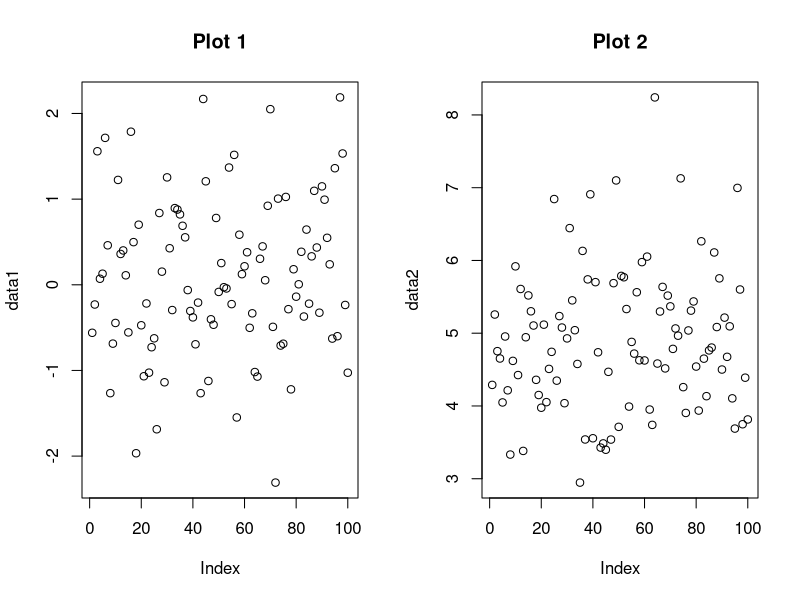
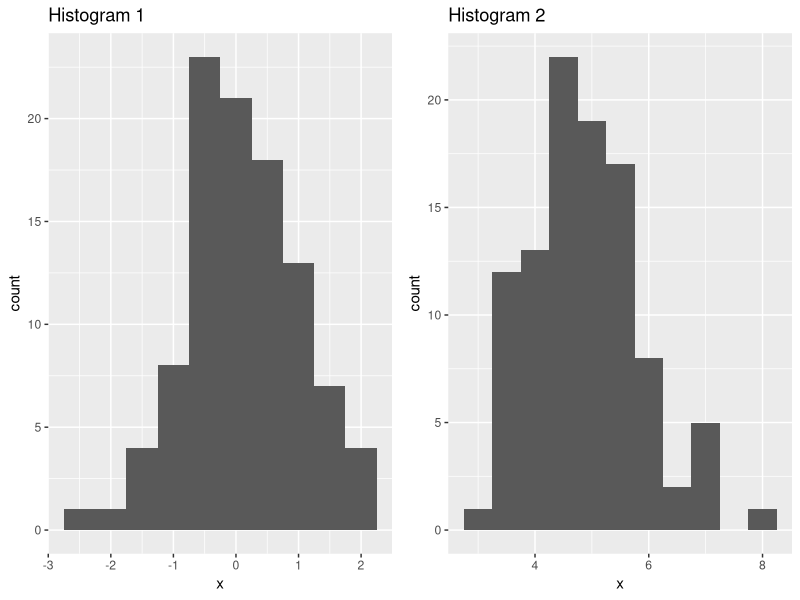
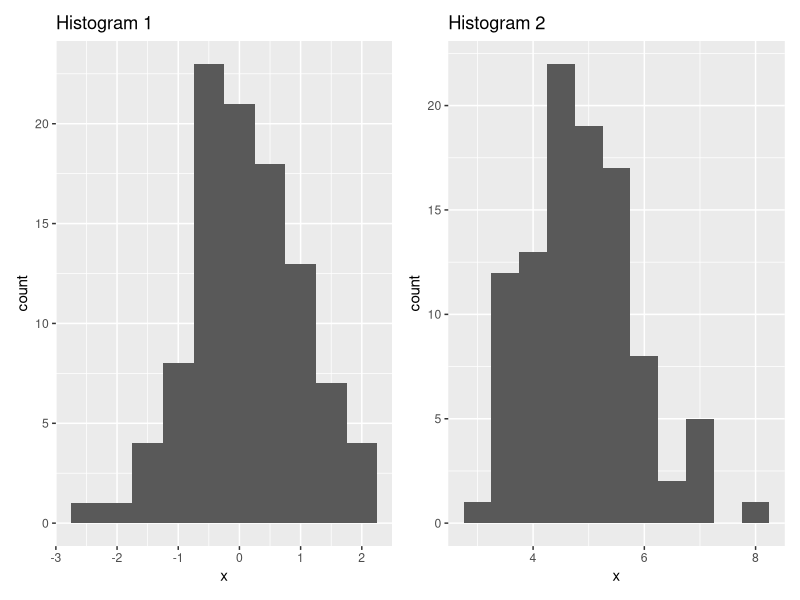
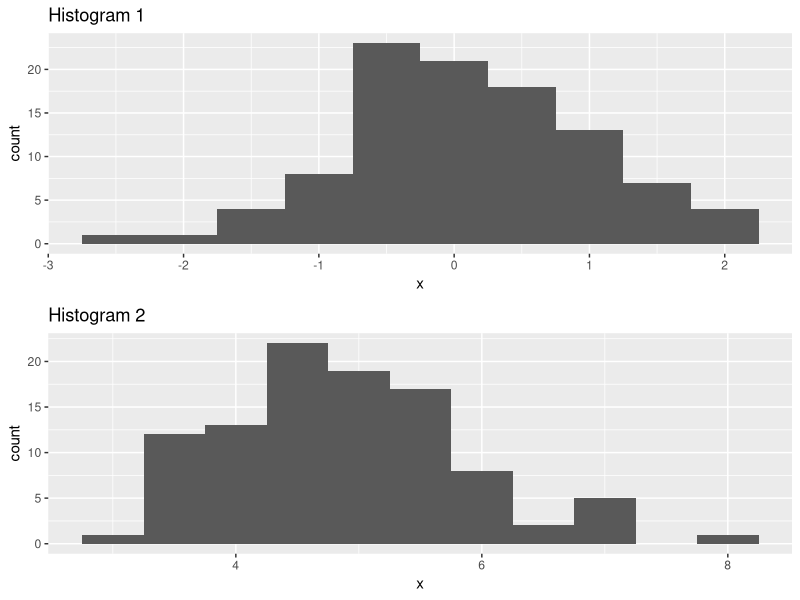
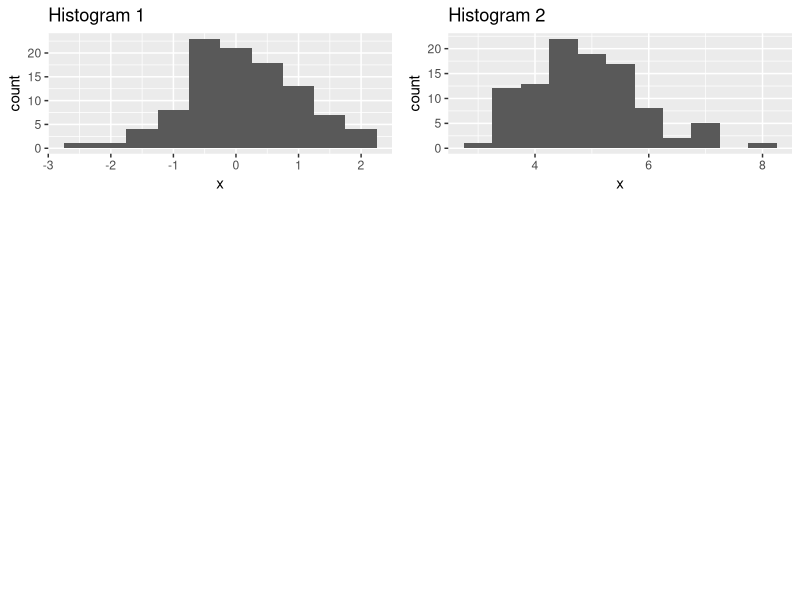
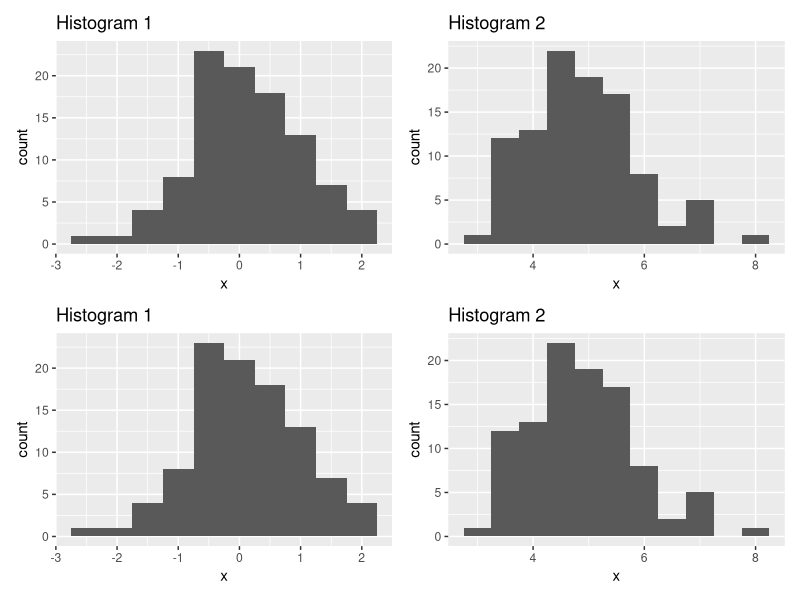
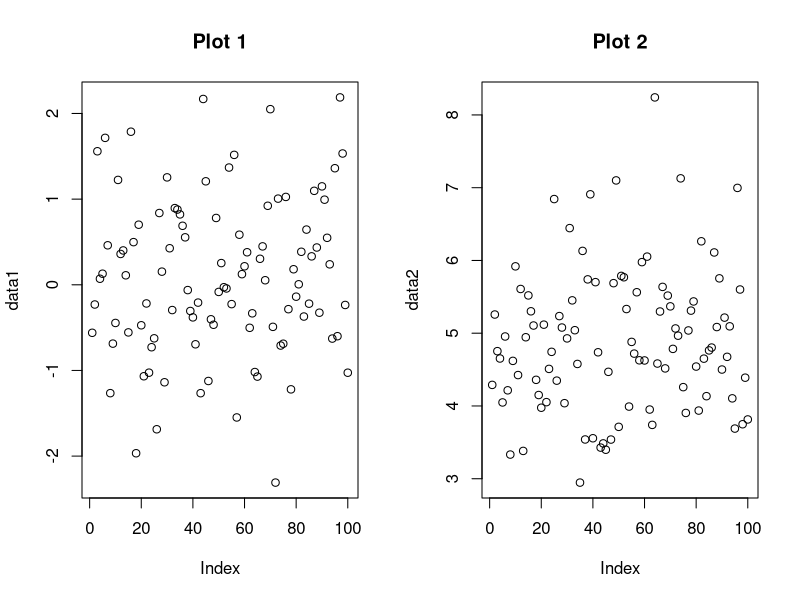
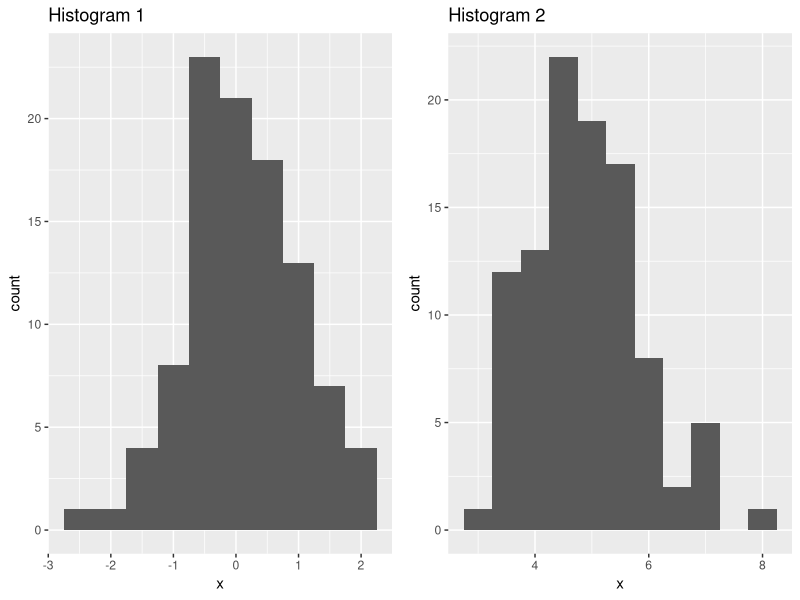

The R script that drew these images, in order:
## ---- chunk 1

# Creating sample data

set.seed(123)

data1 <- rnorm(100)

data2 <- rnorm(100, mean = 5)



# Combining plots using par()

par(mfrow = c(1, 2)) # Arrange plots in 1 row and 2 columns

plot(data1, main = "Plot 1")

plot(data2, main = "Plot 2")

par(mfrow = c(1, 1)) # Reset to default

## ---- chunk 2

# Plot result

library(gridExtra)

library(ggplot2)

p1 <- ggplot(data.frame(x = data1), aes(x = x)) + geom_histogram(binwidth = 0.5) + labs(title = "Histogram 1")

p2 <- ggplot(data.frame(x = data2), aes(x = x)) + geom_histogram(binwidth = 0.5) + labs(title = "Histogram 2")

grid.arrange(p1, p2, ncol = 2)

## ---- chunk 3

# Plot result

library(patchwork)

p1 <- ggplot(data.frame(x = data1), aes(x = x)) + geom_histogram(binwidth = 0.5) + labs(title = "Histogram 1")

p2 <- ggplot(data.frame(x = data2), aes(x = x)) + geom_histogram(binwidth = 0.5) + labs(title = "Histogram 2")

p1 + p2

## ---- chunk 4

# Plot result

grid.arrange(p1, p2, ncol = 1)

grid.arrange(p1, p2, ncol = 2, heights = c(1, 2))

## ---- chunk 5

# Plot result

(p1 | p2) / (p1 | p2)

## ---- chunk 6

# Plot results

par(mfrow = c(1, 2))

plot(data1, main = "Plot 1")

plot(data2, main = "Plot 2")

par(mfrow = c(1, 1))



library(gridExtra)

library(ggplot2)

p1 <- ggplot(data.frame(x = data1), aes(x = x)) + geom_histogram(binwidth = 0.5) + labs(title = "Histogram 1")

p2 <- ggplot(data.frame(x = data2), aes(x = x)) + geom_histogram(binwidth = 0.5) + labs(title = "Histogram 2")

grid.arrange(p1, p2, ncol = 2)



library(patchwork)

p1 + p2



grid.arrange(p1, p2, ncol = 1)

grid.arrange(p1, p2, ncol = 2, heights = c(1, 2))



(p1 | p2) / (p1 | p2)

